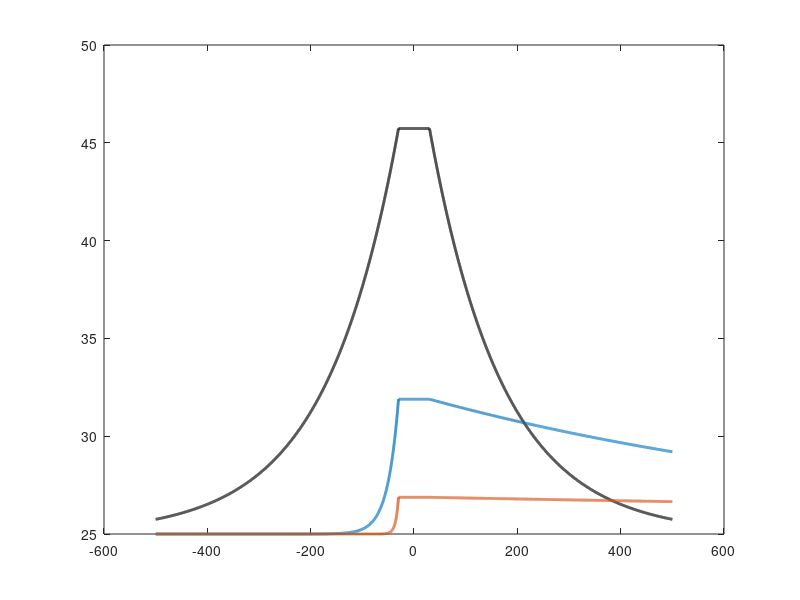

Write MATLAB code to recreate this figure. (Note: this script raises an error after producing the figure.)
% Script by: Kithmin Wickremasinghe, 2022
% kithminr@ece.ubc.ca
  
% This script is used to model the principles of a non-intrusive calorimetric 
% flow rate sensor built on the ANT SoI process. 

% Acknowledgements - Samantha M. Grist (Calc_Dimensionless_ANT.m)

% Reference - Ahmed Tashfin Iftekhar, Jenny Che-Ting Ho, Axel Mellinger, and 
% Tolga Kaya , "3D modeling and characterization of a calorimetric flow rate 
% sensor for sweat rate sensing applications", Journal of Applied Physics 121, 
% 094505 (2017)s

clc;
close all;
clear all;

%%%%%%%%%%%%%%%%%%%%%%%%%%%%%%%%%%%%%%%%%%%%%%%%%%%%%%%%%%%%%%%%%%%%%%%%%%%%%%%%

% Constants
rho = 997;      % Density of water (kg/m^3)
Cp = 4184;      % Specific heat capacity of water (J/kg*K)
lf = 0.598;     % Thermal conductivity of water (W/m*K)
kSiO2 = 1.1;      % Thermal conductivity of SiO2 (W/m*K)
aFl = lf/(rho*Cp);  % Thermal diffusivity of water (m^2/s)
v_kin = 1.0023e-6;  % kinematic viscosity of water (m^2/s)
T_ambient = 25; % Ambient temperature (C)
T_initial = 20; % Initial temperature of fluid (C)

% ANT Process parameters
PECVD_Oxide = (2.2+0.3)*1e-6;
TiW_Heater_h = 200e-9;
TiW_Heater_Rs = 3.04; % (Ohm/square) - R = Rs*L/W
TiW_Heater_L = 580e-6; % (m)
TiW_Heater_W = 3e-6; % (m)
TiW_Heater_R = TiW_Heater_Rs*TiW_Heater_L/TiW_Heater_W; % (Ohm)
Voltage = 1; % (V)
P = Voltage^2/TiW_Heater_R;     % Constant heater power - V^2/R (W)
fprintf('The constant heater power is %f mW.\n',P*1e3);

% Sensor parameters
bh = 80e-6;     % Width of the heater (m)
dm = 100e-9;    % Thickness of PECVD SiO2 cladding layer (m)
lh = 60e-6;     % Length of heater (m)
lu = 120e-6;     % Distance from heater to upstream sensor (m)
ld = lu;     % Distance from heater to downstream sensor (m)
Ws = 22e-6;     % Sensor width, perpendicular to flow (m)
L = 220e-9;     % Sensor height, along flow direction (m)
RangeL = 10;
RangeU = 80;

% Channel parameters
Wc = 250e-6;    % channel width (m)
h = 200e-6;     % channel height (m)
Dh = 4*Wc*h/(2*(Wc+h)); % channel hydraulic diameter (m)
dx = 1e-7;
lX = 500e-6; 

k = 0.5+kSiO2*dm/(lf*h); % Dimensionless factor (we can set it to 1/2)
fprintf('The dimensionless factor is %f.\n',k);

c = 60/1e-9;    % Conversion factor from (m^3/s) to (uL/min)
cx = 1e-9/60;   % Conversion factor from (uL/min) to (m^3/s) 

% Simulation parameters
Q1 = 0;         % Fluid flow rate (uL/min)
Q2 = 20;        % Fluid flow rate (uL/min)
Q3 = 80;        % Fluid flow rate (uL/min)

% Conversion for simulation
v1 = Q1*cx/(Wc*h); % Average linear fluid velocity in channel (m/s)
Re = v1*Dh/v_kin; % Reynolds Number
disp(['v1 = ', num2str(v1*1e3), ' mm/s; Re = ', num2str(Re)]);
v2 = Q2*cx/(Wc*h); % Average linear fluid velocity in channel (m/s)
Re = v2*Dh/v_kin; % Reynolds Number
disp(['v2 = ', num2str(v2*1e3), ' mm/s; Re = ', num2str(Re)]);
v3 = Q3*cx/(Wc*h); % Average linear fluid velocity in channel (m/s)
Re = v3*Dh/v_kin; % Reynolds Number
disp(['v3 = ', num2str(v3*1e3), ' mm/s; Re = ', num2str(Re)]);

% Flow with reynolds number (Re)
% i)   Re < 2000: Laminar flow
% ii)  2000 < Re < 4000: Transition Flow
% iii) Re > 4000: Turbulent flow

%%

% The heat distribution along the heater length was assumed to be uniform 
% and constant (not a good assumption), which in real case is dynamic in nature.

% We have 3 cases;
% i)   For when x< -lh/2
% ii)  For when -lh/2 <= x <= lh/2
% iii) For when x > lh/2
x_u = -lX:dx:-lh/2;
x_h = -lh/2:dx:+lh/2;
x_d = +lh/2:dx:lX;

% The heater temperature T0 can be calculated for constant heat power P
T0 = P./(lf*bh*(lh/h+sqrt(4*k + (v1.^2*h^2)/(4*aFl^2))));
fprintf('The heater temperature for Q1 is %f.\n',T0+T_ambient);

% The eigenvalues (1/m) of the second order diff. equation solution are given by
gamma_1 = (v1 + sqrt(v1.^2 + (16*(aFl^2)*(k))/h^2))/(4*aFl*k); % (1/m)
gamma_2 = (v1 - sqrt(v1.^2 + (16*(aFl^2)*(k))/h^2))/(4*aFl*k); % (1/m)

% The temperature distribution for each of the above cases is given by
T_d = T0.*(exp(gamma_2*(x_d-lh/2)));
T_h = T0.*ones(1,length(x_h));
T_u = T0.*(exp(gamma_1*(x_u+lh/2)));

%Plot the temperature distribution for different flow rates
figure;
X = [x_u x_h x_d];
T = [T_u T_h T_d];
plot(X*1e6,T+T_ambient,'LineWidth',2,'Color','k');
hold on;

%%%%%%%%%%%%%%

% The heater temperature T0 can be calculated for constant heat power P
T0 = P./(lf*bh*(lh/h+sqrt(4*k + (v2.^2*h^2)/(4*aFl^2))));
fprintf('The heater temperature for Q2 is %f.\n',T0+T_ambient);

% The eigenvalues (1/m) of the second order diff. equation solution are given by
gamma_1 = (v2 + sqrt(v2.^2 + (16*(aFl^2)*(k))/h^2))/(4*aFl*k); % (1/m)
gamma_2 = (v2 - sqrt(v2.^2 + (16*(aFl^2)*(k))/h^2))/(4*aFl*k); % (1/m)

% The temperature distribution for each of the above cases is given by
T_d = T0.*(exp(gamma_2*(x_d-lh/2))); 
T_h = T0.*ones(1,length(x_h));
T_u = T0.*(exp(gamma_1*(x_u+lh/2)));

%Plot the temperature distribution for different flow rates
X = [x_u x_h x_d];
T = [T_u T_h T_d];
plot(X*1e6,T+T_ambient,'LineWidth',2,'Color',[0 0.4470 0.7410]);
hold on;

%%%%%%%%%%%%%%

% The heater temperature T0 can be calculated for constant heat power P
T0 = P./(lf*bh*(lh/h+sqrt(4*k + (v3.^2*h^2)/(4*aFl^2))));
fprintf('The heater temperature for Q3 is %f.\n',T0+T_ambient);

% The eigenvalues (1/m) of the second order diff. equation solution are given by
gamma_1 = (v3 + sqrt(v3.^2 + (16*(aFl^2)*(k))/h^2))/(4*aFl*k); % (1/m)
gamma_2 = (v3 - sqrt(v3.^2 + (16*(aFl^2)*(k))/h^2))/(4*aFl*k); % (1/m)

% The temperature distribution for each of the above cases is given by
T_d = T0.*(exp(gamma_2*(x_d-lh/2)));
T_h = T0.*ones(1,length(x_h));
T_u = T0.*(exp(gamma_1*(x_u+lh/2)));

%Plot the temperature distribution for different flow rates
X = [x_u x_h x_d];
T = [T_u T_h T_d];
plot(X*1e6,T+T_ambient,'LineWidth',2,'Color',[0.8500 0.3250 0.0980]);
xline(-lu*1e6,'k-','Upstream','LineWidth',2);
xline(ld*1e6,'k-','Downstream','LineWidth',2);
xlabel('Displacement (\mum)','FontSize',12);
ylabel('T (degC)', 'FontSize', 15);
legend('Q = 0 \muL/min', 'Q = 20 \muL/min', 'Q = 80 \muL/min');
grid on;

%%
%Considering the range 
%Considering the range 
Q = 0.1:0.1:3000;
v = Q*cx/(Wc*h);

% The heater temperature T0 can be calculated for constant heat power P
T0 = P./(lf*bh*(lh/h+sqrt(4*k + (v.^2*h^2)/(4*aFl^2))));

% The eigenvalues (1/m) of the second order diff. equation solution are given by
gamma_1 = (v + sqrt(v.^2 + (16*(aFl^2)*(k))/h^2))/(4*aFl*k); % (1/m)
gamma_2 = (v - sqrt(v.^2 + (16*(aFl^2)*(k))/h^2))/(4*aFl*k); % (1/m)

% Finally, temperature difference between the two sensors can be calculated as
deltaT = -T0.*((exp(gamma_2.*(ld-lh/2))) - (exp(gamma_1.*(-lu+lh/2))));

figure;
semilogx(Q,T0+T_ambient,'r-','LineWidth', 2);
xline(RangeL,'k-','Range','LineWidth',2);
xline(RangeU,'k-','Range','LineWidth',2);
xlabel('Flow Rate (\muL/min)','FontSize',12);
ylabel('Heater T (degC)', 'FontSize', 15);
grid on;

figure;
semilogx(Q,deltaT,'r-','LineWidth', 2);
hold on;
xline(RangeL,'k-','Range','LineWidth',2);
xline(RangeU,'k-','Range','LineWidth',2);
xlabel('Flow Rate (\muL/min)','FontSize',12);
ylabel('\Delta T (degC)', 'FontSize', 15);
grid on;

%%

% Optical Temperature Measurement

% Ring Resonators
